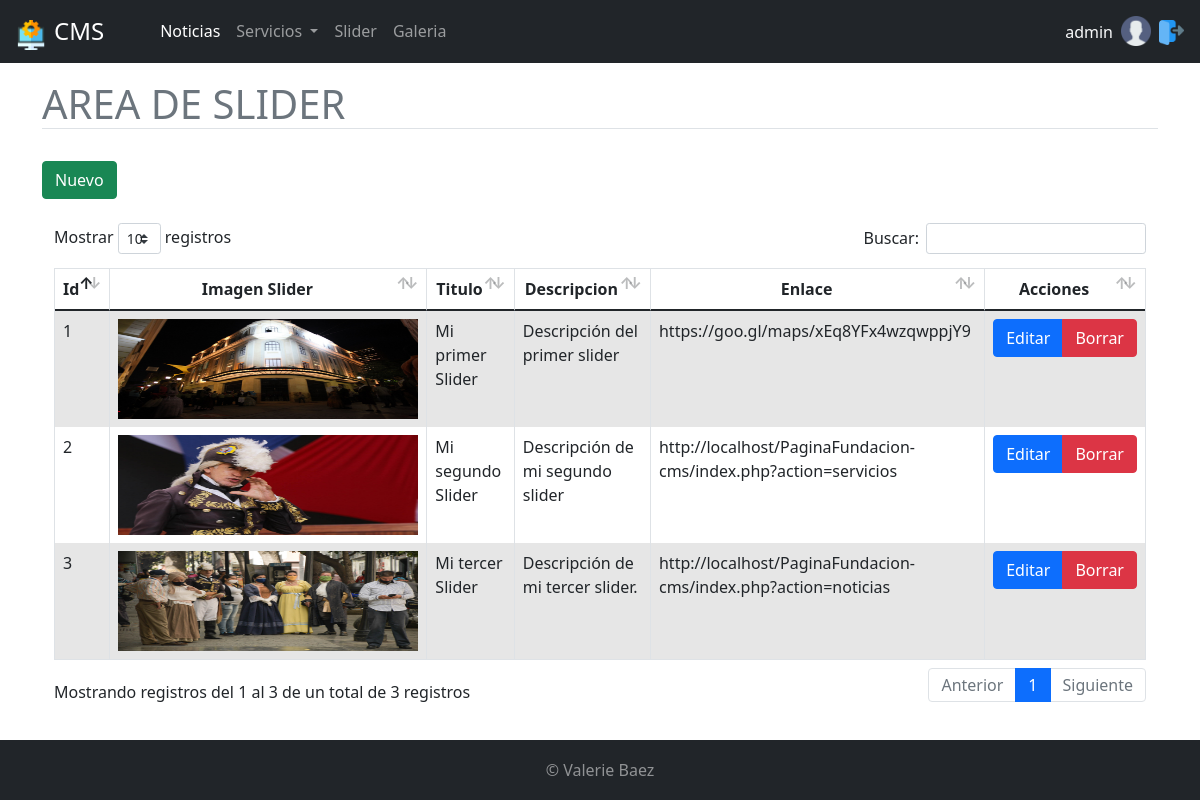
/CMS/slider.php (signed in), run on the app's committed database.
### tables this page shows
CREATE TABLE `slider` (
  `id_slider` int(11) NOT NULL,
  `img_sld` varchar(255) NOT NULL,
  `titulo_sld` varchar(255) NOT NULL,
  `descrip_sld` varchar(255) NOT NULL,
  `enlace_sld` varchar(255) NOT NULL
);

### CMS/slider.php (the view, shortened to what this page needs)
<?php
    $objeto = new Conexion();
    $conexion = $objeto->Conectar();
    $consulta = "SELECT id_slider, img_sld, titulo_sld, descrip_sld, enlace_sld FROM slider";
    $resultado = $conexion->prepare($consulta);
    $resultado->execute();
    $dataSld=$resultado->fetchAll(PDO::FETCH_ASSOC);
?>
<!DOCTYPE html>
<html>
<?php include 'partes/head.php';?>
<body>
    <?php include 'partes/menu-principal.php';?>
    <div class="container">
        <h1 class="border-bottom text-secondary">AREA DE SLIDER</h1>
        <button id="btnNuevoSlider" type="button" class="btn btn-success mt-4 mb-4" data-toggle="modal">Nuevo</button>
        <div class="container">
            <div class="row">
                    <div class="col-lg-12">
                        <div class="table-responsive">
                            <table id="tablaSlider" class="table table-striped table-bordered table-condensed" style="width:100%">
                            <thead class="text-center">
                                <tr>
                                    <th>Id</th>
                                    <th>Imagen Slider</th>
                                    <th>Titulo</th>
                                    <th>Descripcion</th>
                                    <th>Enlace</th>
                                    <th>Acciones</th>
                                </tr>
                            </thead>
                            <tbody>
                                <?php
                                foreach($dataSld as $dat) {
                                ?>
                                <tr>
                                    <td><?php echo $dat['id_slider'] ?></td>
                                    <td><img  width="300px" height="100px" src="images/<?php echo $dat['img_sld'] ?>">
                                    </td>
                                    <td><?php echo $dat['titulo_sld'] ?></td>
                                    <td><?php echo $dat['descrip_sld'] ?></td>
                                    <td><?php echo $dat['enlace_sld'] ?></td>
                                    <td></td>
                                </tr>
                                <?php
                                    }
                                ?>
                            </tbody>
                        </table>
                        </div>
                    </div>
            </div>
        </div>
    </div>
    <?php include 'partes/footer.php';?>
</body>
</html>

### CMS/css/styles.css (style rules this page uses)
html { position: relative; min-height: 100%; }
body { padding-top: 80px; margin-bottom: 60px; }

### data on the page
slider: id_slider "1", img_sld (picture), titulo_sld "Mi primer Slider", descrip_sld "Descripción del primer slider", enlace_sld "https://goo.gl/maps/xEq8YFx4wzqwppjY9"
slider: id_slider "2", img_sld (picture), titulo_sld "Mi segundo Slider", descrip_sld "Descripción de mi segundo slider", enlace_sld "http://localhost/PaginaFundacion-cms/index.php?action=servicios"
slider: id_slider "3", img_sld (picture), titulo_sld "Mi tercer Slider", descrip_sld "Descripción de mi tercer slider.", enlace_sld "http://localhost/PaginaFundacion-cms/index.php?action=noticias"

### other printed values
$_SESSION["s_usuario"] "admin"
